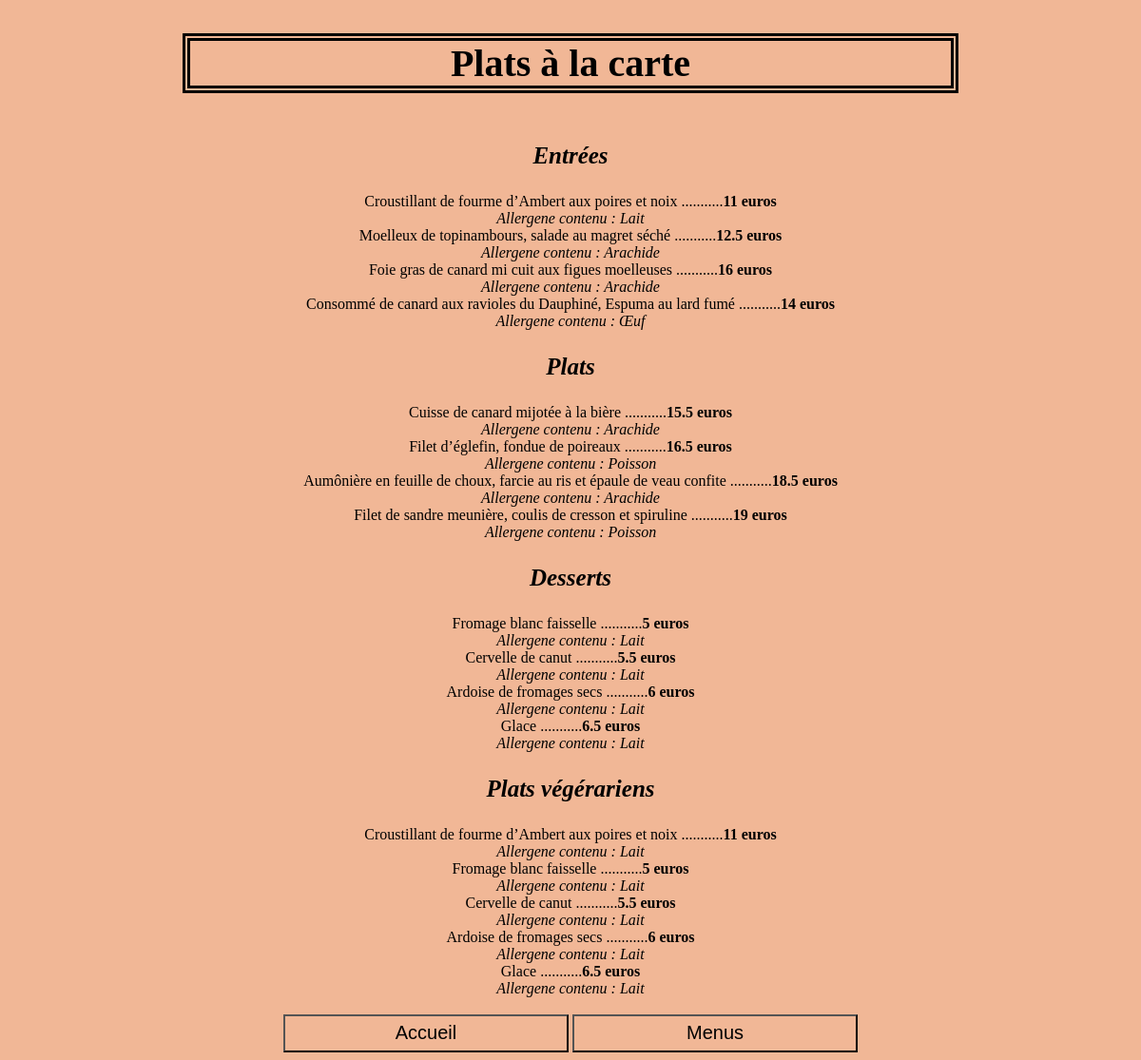
Screenshot of /plats.php with the database file from the repository.
### tables this page shows
CREATE TABLE `plat` (
  `id_plat` int(10) NOT NULL,
  `nomPlat` varchar(200) NOT NULL,
  `prix` float NOT NULL,
  `vegetarien` int(11) NOT NULL,
  `type` varchar(200) NOT NULL
);

CREATE TABLE `allergene` (
  `id_allergene` int(11) NOT NULL,
  `nomAllergene` varchar(200) NOT NULL
);

### plats.php (the view, shortened to what this page needs)
<?php
try
       {
              $bdd = new PDO('mysql:host=localhost;dbname=menu_restaurant', 'root', '');
       }
              catch (Exception $e)
       {
              die('Erreur : ' . $e->getMessage());
       }
?>
<!DOCTYPE html>
<html>
<head>
	  <link rel="stylesheet" type="text/css" href='style.css'"  />
</head>
<body>
	<h1>Plats à la carte</h1>
<p><strong><i>Entrées</i></strong></p>
<?php $requete4 = ('SELECT  nomPlat, prix, nomAllergene FROM plat, plat_allergene, allergene WHERE   plat_allergene.id_plat = plat.id_plat AND plat_allergene.id_allergene = allergene.id_allergene AND type = ?');
   	   $req = $bdd->prepare($requete4);
	   $req->execute(['entree']);
while ($donnees = $req->fetch())
{
       echo $donnees['nomPlat'] . ' ...........<b>' . $donnees['prix'] . ' euros</b><br/><i>Allergene contenu : '.$donnees['nomAllergene']. '</i><br/>';
}
?>
<p><strong><i>Plats</i></strong></p>
<?php
$requete5 = ('SELECT  nomPlat, prix, nomAllergene FROM plat, plat_allergene, allergene WHERE   plat_allergene.id_plat = plat.id_plat AND plat_allergene.id_allergene = allergene.id_allergene AND type = ?');
   	   $req = $bdd->prepare($requete5);
	   $req->execute(['plat']);
while ($donnees = $req->fetch())
{
       echo $donnees['nomPlat'] . ' ...........<b>' . $donnees['prix'] . ' euros</b><br/><i>Allergene contenu : '.$donnees['nomAllergene']. '</i><br/>';
}
?>
<p><strong><i>Desserts</i></strong></p>
<?php  $requete6 = ('SELECT  nomPlat, prix, nomAllergene FROM plat, plat_allergene, allergene WHERE   plat_allergene.id_plat = plat.id_plat AND plat_allergene.id_allergene = allergene.id_allergene AND type = ?');
   	   $req = $bdd->prepare($requete6);
	   $req->execute(['dessert']);
while ($donnees = $req->fetch())
{
       echo $donnees['nomPlat'] . ' ...........<b>' . $donnees['prix'] . ' euros</b><br/><i>Allergene contenu : '.$donnees['nomAllergene']. '</i><br/>';
}
?>
<p><strong><i>Plats végérariens</i></strong></p>
<?php  $requete10 = ('SELECT  nomPlat, prix, nomAllergene FROM plat, plat_allergene, allergene WHERE   plat_allergene.id_plat = plat.id_plat AND plat_allergene.id_allergene = allergene.id_allergene AND vegetarien = ?');
   	   $req = $bdd->prepare($requete10);
	   $req->execute(['1']);
while ($donnees = $req->fetch())
{
       echo $donnees['nomPlat'] . ' ...........<b>' . $donnees['prix'] . ' euros</b><br/><i>Allergene contenu : '.$donnees['nomAllergene']. '</i><br/>';
}
?>
<br/>
<button class="bouton"><a href=index.php>Accueil</a></button>
<button class="bouton"><a href="menu.php">Menus</a></button>
</body>
</html>

### style.css (style rules this page uses)
body { background-color: #F1B796; text-align: center; }
p { font-size: 25px; }
.bouton { width: 300px; height: 40px; background-color: transparent; }
a { color : black; text-decoration: none; font-size: 20px; }
h1 { border-width: 8px; display: inline-block; border-style: double; width: 800px; text-align: center; font-size: 40px; }

### rows the page displays
plat: nomPlat "Croustillant de fourme d’Ambert aux poires et noix", prix "11", allergene.nomAllergene "Lait"
plat: nomPlat "Moelleux de topinambours, salade au magret séché", prix "12.5", allergene.nomAllergene "Arachide"
plat: nomPlat "Foie gras de canard mi cuit aux figues moelleuses", prix "16", allergene.nomAllergene "Arachide"
plat: nomPlat "Consommé de canard aux ravioles du Dauphiné, Espuma au lard fumé", prix "14", allergene.nomAllergene "Œuf"
plat: nomPlat "Cuisse de canard mijotée à la bière", prix "15.5", allergene.nomAllergene "Arachide"
plat: nomPlat "Filet d’églefin, fondue de poireaux", prix "16.5", allergene.nomAllergene "Poisson"
plat: nomPlat "Aumônière en feuille de choux, farcie au ris et épaule de veau confite", prix "18.5", allergene.nomAllergene "Arachide"
plat: nomPlat "Filet de sandre meunière, coulis de cresson et spiruline", prix "19", allergene.nomAllergene "Poisson"
plat: nomPlat "Fromage blanc faisselle", prix "5", allergene.nomAllergene "Lait"
plat: nomPlat "Cervelle de canut", prix "5.5", allergene.nomAllergene "Lait"
plat: nomPlat "Ardoise de fromages secs", prix "6", allergene.nomAllergene "Lait"
plat: nomPlat "Glace", prix "6.5", allergene.nomAllergene "Lait"
